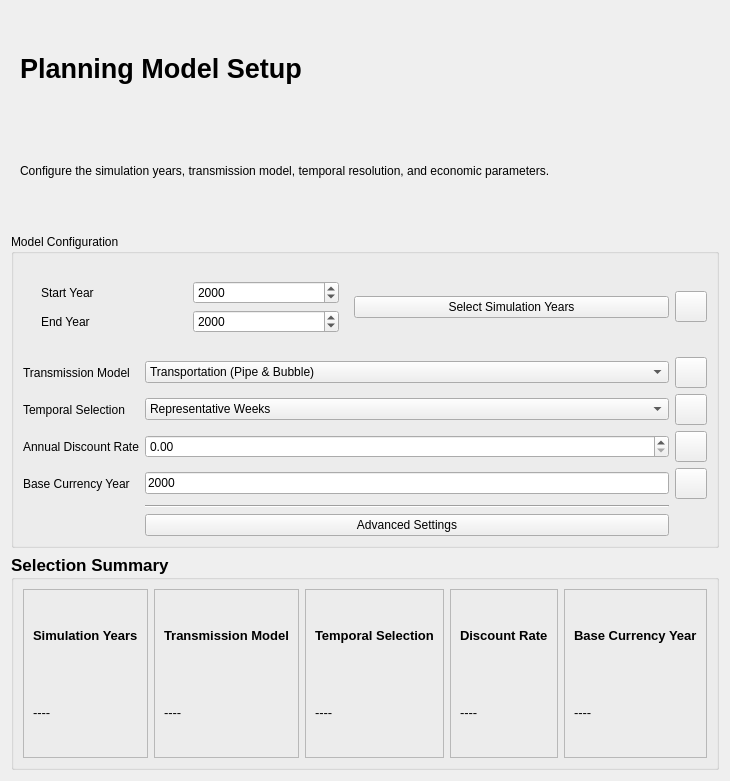
<?xml version="1.0" encoding="UTF-8"?>
<ui version="4.0">
 <class>PlanningModelPage</class>
 <widget class="QWidget" name="PlanningModelPage">
  <property name="geometry">
   <rect>
    <x>0</x>
    <y>0</y>
    <width>525</width>
    <height>781</height>
   </rect>
  </property>
  <property name="windowTitle">
   <string>Form</string>
  </property>
  <layout class="QVBoxLayout" name="verticalLayout">
   <item>
    <widget class="QFrame" name="frame_header">
     <property name="frameShape">
      <enum>QFrame::NoFrame</enum>
     </property>
     <property name="frameShadow">
      <enum>QFrame::Raised</enum>
     </property>
     <layout class="QVBoxLayout" name="verticalLayout_8">
      <item>
       <widget class="QLabel" name="label_title">
        <property name="font">
         <font>
          <pointsize>20</pointsize>
          <weight>75</weight>
          <bold>true</bold>
         </font>
        </property>
        <property name="text">
         <string>Planning Model Setup</string>
        </property>
       </widget>
      </item>
      <item>
       <widget class="QLabel" name="label_subtitle">
        <property name="text">
         <string>Configure the simulation years, transmission model, temporal resolution, and economic parameters.</string>
        </property>
       </widget>
      </item>
     </layout>
    </widget>
   </item>
   <item>
    <widget class="QGroupBox" name="groupBox_model">
     <property name="title">
      <string>Model Configuration</string>
     </property>
     <layout class="QGridLayout" name="gridLayout">
      <item row="0" column="0" colspan="3">
       <widget class="QFrame" name="frame_8">
        <property name="frameShape">
         <enum>QFrame::NoFrame</enum>
        </property>
        <property name="frameShadow">
         <enum>QFrame::Raised</enum>
        </property>
        <layout class="QHBoxLayout" name="horizontalLayout_4">
         <property name="rightMargin">
          <number>0</number>
         </property>
         <item>
          <widget class="QFrame" name="frame_dates">
           <property name="frameShape">
            <enum>QFrame::NoFrame</enum>
           </property>
           <property name="frameShadow">
            <enum>QFrame::Raised</enum>
           </property>
           <layout class="QGridLayout" name="gridLayout_2">
            <item row="0" column="1">
             <widget class="QDateEdit" name="dateEdit_start">
              <property name="displayFormat">
               <string>yyyy</string>
              </property>
             </widget>
            </item>
            <item row="0" column="0">
             <widget class="QLabel" name="label_start">
              <property name="text">
               <string>Start Year</string>
              </property>
             </widget>
            </item>
            <item row="1" column="0">
             <widget class="QLabel" name="label_end">
              <property name="text">
               <string>End Year</string>
              </property>
             </widget>
            </item>
            <item row="1" column="1">
             <widget class="QDateEdit" name="dateEdit_end">
              <property name="currentSection">
               <enum>QDateTimeEdit::YearSection</enum>
              </property>
              <property name="displayFormat">
               <string>yyyy</string>
              </property>
             </widget>
            </item>
           </layout>
          </widget>
         </item>
         <item>
          <widget class="QPushButton" name="button_years_select">
           <property name="text">
            <string>Select Simulation Years</string>
           </property>
          </widget>
         </item>
         <item>
          <widget class="QToolButton" name="button_sim_help">
           <property name="text">
            <string/>
           </property>
           <property name="icon">
            <iconset resource="../../../resources.qrc">
             <normaloff>:/icon/images/icons/help_FILL0_wght200_GRAD0_opsz48.png</normaloff>:/icon/images/icons/help_FILL0_wght200_GRAD0_opsz48.png</iconset>
           </property>
           <property name="iconSize">
            <size>
             <width>24</width>
             <height>24</height>
            </size>
           </property>
          </widget>
         </item>
        </layout>
       </widget>
      </item>
      <item row="3" column="1">
       <widget class="QComboBox" name="temporal_box">
        <item>
         <property name="text">
          <string>Representative Weeks</string>
         </property>
        </item>
        <item>
         <property name="text">
          <string>Seasonal Blocks</string>
         </property>
        </item>
        <item>
         <property name="text">
          <string>8760 Analysis (Upcoming)</string>
         </property>
        </item>
       </widget>
      </item>
      <item row="6" column="1">
       <widget class="Line" name="hline1">
        <property name="orientation">
         <enum>Qt::Horizontal</enum>
        </property>
       </widget>
      </item>
      <item row="2" column="0">
       <widget class="QLabel" name="label_transmission">
        <property name="text">
         <string>Transmission Model</string>
        </property>
       </widget>
      </item>
      <item row="7" column="1">
       <widget class="QPushButton" name="advanced_settings_button">
        <property name="text">
         <string>Advanced Settings</string>
        </property>
       </widget>
      </item>
      <item row="5" column="1">
       <widget class="QLineEdit" name="base_currency_year">
        <property name="text">
         <string>2000</string>
        </property>
       </widget>
      </item>
      <item row="3" column="0">
       <widget class="QLabel" name="label_temporal">
        <property name="text">
         <string>Temporal Selection</string>
        </property>
       </widget>
      </item>
      <item row="5" column="0">
       <widget class="QLabel" name="label_base_currency">
        <property name="text">
         <string>Base Currency Year</string>
        </property>
       </widget>
      </item>
      <item row="4" column="0">
       <widget class="QLabel" name="label_annual_discount">
        <property name="text">
         <string>Annual Discount Rate</string>
        </property>
       </widget>
      </item>
      <item row="2" column="1">
       <widget class="QComboBox" name="transmission_box">
        <item>
         <property name="text">
          <string>Transportation (Pipe &amp; Bubble)</string>
         </property>
        </item>
        <item>
         <property name="text">
          <string>Copper Sheet</string>
         </property>
        </item>
        <item>
         <property name="text">
          <string>DC Power Flow (Upcoming)</string>
         </property>
        </item>
       </widget>
      </item>
      <item row="4" column="1">
       <widget class="QDoubleSpinBox" name="annual_discount_factor"/>
      </item>
      <item row="2" column="2">
       <widget class="QToolButton" name="button_trans_help">
        <property name="text">
         <string/>
        </property>
        <property name="icon">
         <iconset resource="../../../resources.qrc">
          <normaloff>:/icon/images/icons/help_FILL0_wght200_GRAD0_opsz48.png</normaloff>:/icon/images/icons/help_FILL0_wght200_GRAD0_opsz48.png</iconset>
        </property>
        <property name="iconSize">
         <size>
          <width>24</width>
          <height>24</height>
         </size>
        </property>
       </widget>
      </item>
      <item row="3" column="2">
       <widget class="QToolButton" name="button_temporal_help">
        <property name="text">
         <string/>
        </property>
        <property name="icon">
         <iconset resource="../../../resources.qrc">
          <normaloff>:/icon/images/icons/help_FILL0_wght200_GRAD0_opsz48.png</normaloff>:/icon/images/icons/help_FILL0_wght200_GRAD0_opsz48.png</iconset>
        </property>
        <property name="iconSize">
         <size>
          <width>24</width>
          <height>24</height>
         </size>
        </property>
       </widget>
      </item>
      <item row="4" column="2">
       <widget class="QToolButton" name="button_discount_help">
        <property name="text">
         <string/>
        </property>
        <property name="icon">
         <iconset resource="../../../resources.qrc">
          <normaloff>:/icon/images/icons/help_FILL0_wght200_GRAD0_opsz48.png</normaloff>:/icon/images/icons/help_FILL0_wght200_GRAD0_opsz48.png</iconset>
        </property>
        <property name="iconSize">
         <size>
          <width>24</width>
          <height>24</height>
         </size>
        </property>
       </widget>
      </item>
      <item row="5" column="2">
       <widget class="QToolButton" name="button_base_help">
        <property name="text">
         <string/>
        </property>
        <property name="icon">
         <iconset resource="../../../resources.qrc">
          <normaloff>:/icon/images/icons/help_FILL0_wght200_GRAD0_opsz48.png</normaloff>:/icon/images/icons/help_FILL0_wght200_GRAD0_opsz48.png</iconset>
        </property>
        <property name="iconSize">
         <size>
          <width>24</width>
          <height>24</height>
         </size>
        </property>
       </widget>
      </item>
     </layout>
    </widget>
   </item>
   <item>
    <widget class="QGroupBox" name="groupBox_summary">
     <property name="font">
      <font>
       <pointsize>13</pointsize>
       <weight>75</weight>
       <bold>true</bold>
      </font>
     </property>
     <property name="title">
      <string>Selection Summary</string>
     </property>
     <layout class="QHBoxLayout" name="horizontalLayout">
      <item>
       <widget class="QFrame" name="frame_sim">
        <property name="frameShape">
         <enum>QFrame::StyledPanel</enum>
        </property>
        <property name="frameShadow">
         <enum>QFrame::Raised</enum>
        </property>
        <layout class="QVBoxLayout" name="verticalLayout_3">
         <item>
          <widget class="QLabel" name="label_years">
           <property name="font">
            <font>
             <pointsize>10</pointsize>
            </font>
           </property>
           <property name="text">
            <string>Simulation Years</string>
           </property>
          </widget>
         </item>
         <item>
          <widget class="QLabel" name="label_years_input">
           <property name="font">
            <font>
             <pointsize>10</pointsize>
             <weight>50</weight>
             <bold>false</bold>
            </font>
           </property>
           <property name="text">
            <string>----</string>
           </property>
          </widget>
         </item>
        </layout>
       </widget>
      </item>
      <item>
       <widget class="QFrame" name="frame_transmission">
        <property name="frameShape">
         <enum>QFrame::StyledPanel</enum>
        </property>
        <property name="frameShadow">
         <enum>QFrame::Raised</enum>
        </property>
        <layout class="QVBoxLayout" name="verticalLayout_4">
         <item>
          <widget class="QLabel" name="label_trans">
           <property name="font">
            <font>
             <pointsize>10</pointsize>
            </font>
           </property>
           <property name="text">
            <string>Transmission Model</string>
           </property>
          </widget>
         </item>
         <item>
          <widget class="QLabel" name="label_trans_input">
           <property name="font">
            <font>
             <pointsize>10</pointsize>
             <weight>50</weight>
             <bold>false</bold>
            </font>
           </property>
           <property name="text">
            <string>----</string>
           </property>
          </widget>
         </item>
        </layout>
       </widget>
      </item>
      <item>
       <widget class="QFrame" name="frame_temporal">
        <property name="frameShape">
         <enum>QFrame::StyledPanel</enum>
        </property>
        <property name="frameShadow">
         <enum>QFrame::Raised</enum>
        </property>
        <layout class="QVBoxLayout" name="verticalLayout_6">
         <item>
          <widget class="QLabel" name="label_temp">
           <property name="font">
            <font>
             <pointsize>10</pointsize>
            </font>
           </property>
           <property name="text">
            <string>Temporal Selection</string>
           </property>
          </widget>
         </item>
         <item>
          <widget class="QLabel" name="label_temp_input">
           <property name="font">
            <font>
             <pointsize>10</pointsize>
             <weight>50</weight>
             <bold>false</bold>
            </font>
           </property>
           <property name="text">
            <string>----</string>
           </property>
          </widget>
         </item>
        </layout>
       </widget>
      </item>
      <item>
       <widget class="QFrame" name="frame_discount">
        <property name="frameShape">
         <enum>QFrame::StyledPanel</enum>
        </property>
        <property name="frameShadow">
         <enum>QFrame::Raised</enum>
        </property>
        <layout class="QVBoxLayout" name="verticalLayout_5">
         <item>
          <widget class="QLabel" name="label_discount">
           <property name="font">
            <font>
             <pointsize>10</pointsize>
            </font>
           </property>
           <property name="text">
            <string>Discount Rate</string>
           </property>
          </widget>
         </item>
         <item>
          <widget class="QLabel" name="label_discount_input">
           <property name="font">
            <font>
             <pointsize>10</pointsize>
             <weight>50</weight>
             <bold>false</bold>
            </font>
           </property>
           <property name="text">
            <string>----</string>
           </property>
          </widget>
         </item>
        </layout>
       </widget>
      </item>
      <item>
       <widget class="QFrame" name="frame_currency">
        <property name="frameShape">
         <enum>QFrame::StyledPanel</enum>
        </property>
        <property name="frameShadow">
         <enum>QFrame::Raised</enum>
        </property>
        <layout class="QVBoxLayout" name="verticalLayout_7">
         <item>
          <widget class="QLabel" name="label_currency">
           <property name="font">
            <font>
             <pointsize>10</pointsize>
            </font>
           </property>
           <property name="text">
            <string>Base Currency Year</string>
           </property>
          </widget>
         </item>
         <item>
          <widget class="QLabel" name="label_currency_input">
           <property name="font">
            <font>
             <pointsize>10</pointsize>
             <weight>50</weight>
             <bold>false</bold>
            </font>
           </property>
           <property name="text">
            <string>----</string>
           </property>
          </widget>
         </item>
        </layout>
       </widget>
      </item>
     </layout>
    </widget>
   </item>
  </layout>
 </widget>
 <resources>
  <include location="../../../resources.qrc"/>
 </resources>
 <connections/>
</ui>
